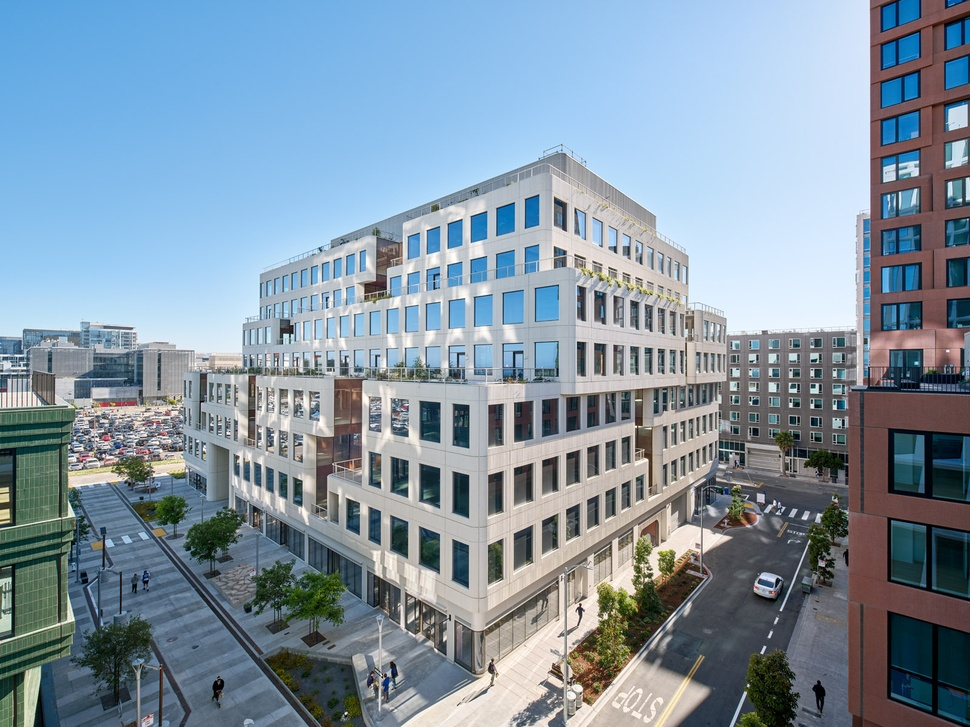
#> input picture test3_1600_1200.jpg, 970 x 727 px, shrunk from 1600 x 1200 before the run, found by its file name
$ jupyter execute --allow-errors Rotate_fft.ipynb
#> lines starting #> are read from the running program, lines starting #| are printed output that depends on the picture
Try the effect of rotating an FFT

2026.04.07

[cell 1]
import numpy as np
from PIL import Image
import matplotlib

import matplotlib.pyplot as plt
from scipy.ndimage import rotate
from scipy.fft import fft2, ifft2, fftshift, ifftshift

[cell 2]
# Read the image and convert to grayscale
img = Image.open('/home/xz127/earth_project/Reconstruction/test3_1600_1200.jpg').convert('L')
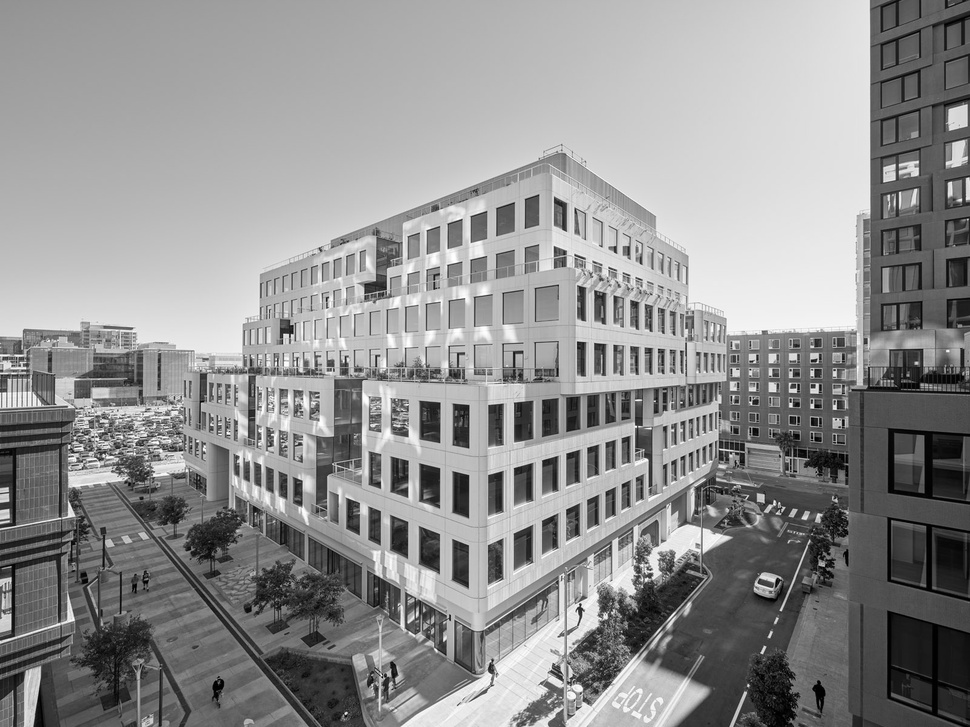
#> img: PIL image 970x727 L; min 0, max 255, mean 144.6
img_array = np.array(img, dtype=np.float64)

# Compute 2D FFT and shift zero-frequency to center
f_img = fftshift(fft2(img_array, axes=(0, 1)), axes=(0, 1))

# Get magnitude and phase
magnitude = np.abs(f_img)
phase = np.angle(f_img)
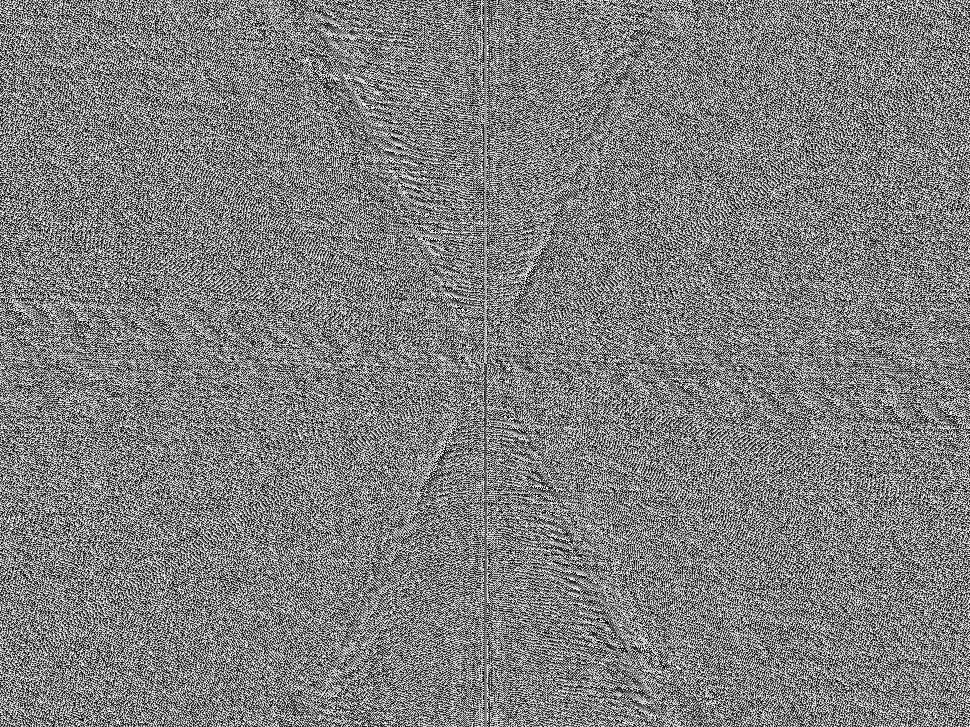
#> phase: shape (727, 970) float64; min -3.14, max 3.14, mean 4.45e-06; drawn with min black and max white

# Rotate both magnitude and phase by 30 degrees
# Use reshape=True so no data is clipped, fill with 0
real_rotated = rotate(f_img.real, angle=30, reshape=False, order=3, mode='constant', cval=0)
imag_rotated = rotate(f_img.imag, angle=30, reshape=False, order=3, mode='constant', cval=0)

# Reconstruct the complex FFT from rotated magnitude and phase
f_rotated = real_rotated + 1j * imag_rotated
img_reconstructed = np.abs(ifft2(ifftshift(f_rotated)))
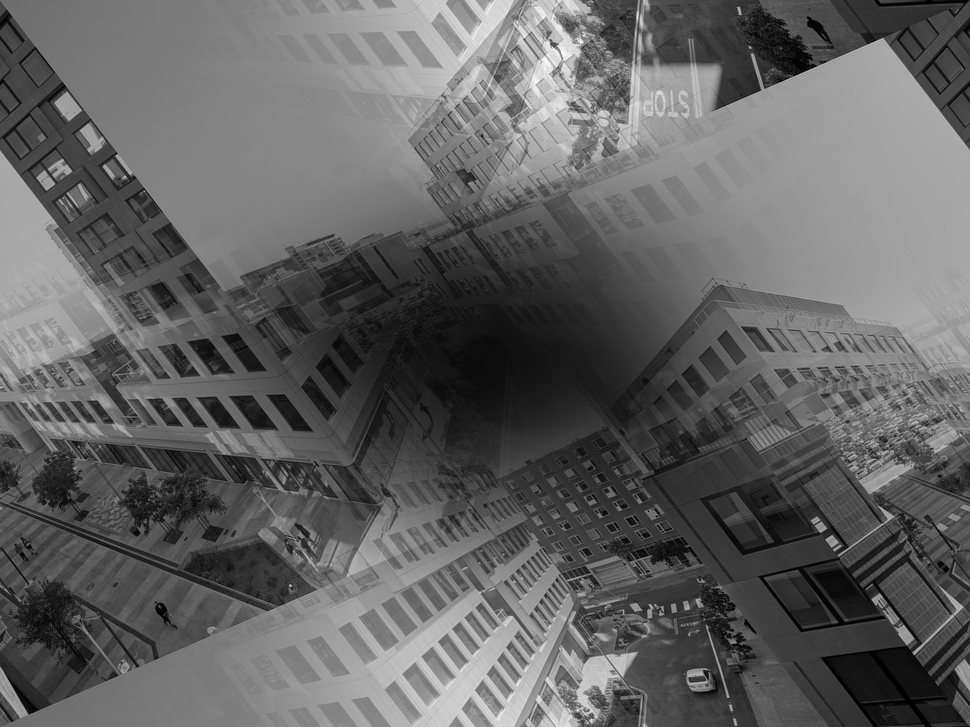
#> img_reconstructed: shape (727, 970) float64; min 0.0824, max 341.4, mean 131.9; drawn with min black and max white

# Clip to valid range
img_reconstructed = np.clip(img_reconstructed, 0, 255).astype(np.uint8)
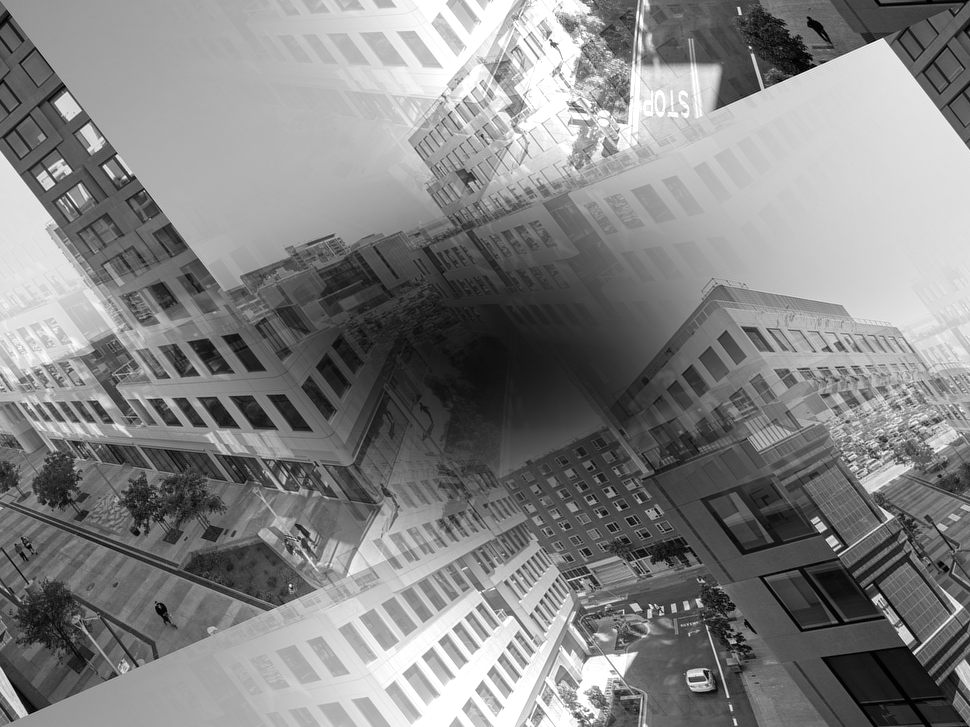
#> img_reconstructed: shape (727, 970); min 0, max 255, mean 131.1

# Plot results
fig, axes = plt.subplots(2, 3, figsize=(18, 12))

# Original image
axes[0, 0].imshow(img_array, cmap='gray')
axes[0, 0].set_title('Original Image', fontsize=14)
axes[0, 0].axis('off')

# Original FFT magnitude (log scale)
axes[0, 1].imshow(np.log1p(magnitude), cmap='gray')
axes[0, 1].set_title('FFT Magnitude (log)', fontsize=14)
axes[0, 1].axis('off')

# Original FFT phase
axes[0, 2].imshow(phase, cmap='gray')
axes[0, 2].set_title('FFT Phase', fontsize=14)
axes[0, 2].axis('off')

# Rotated FFT magnitude (log scale)
#> (the rest of this cell did not finish here and is left out)

$ run again, with test5_2000_1504.jpg copied over test3_1600_1200.jpg
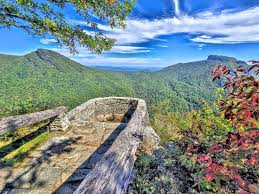
#> input picture test5_2000_1504.jpg, 259 x 194 px, found by its file name
#> `imag_rotated = rotate(f_img.imag, angle=30, reshape=False, order=3, mo..`:
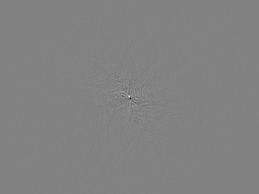
#> imag_rotated: shape (194, 259) float64; min -466545.2, max 444522.1, mean -0.5; drawn with min black and max white
#> `img_reconstructed = np.clip(img_reconstructed, 0, 255).astype(np.uint8)`:
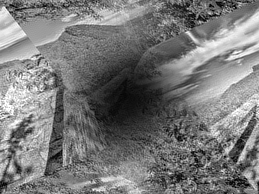
#> img_reconstructed: shape (194, 259); min 0, max 255, mean 120.7

$ run again, with test_882_588.jpg copied over test3_1600_1200.jpg
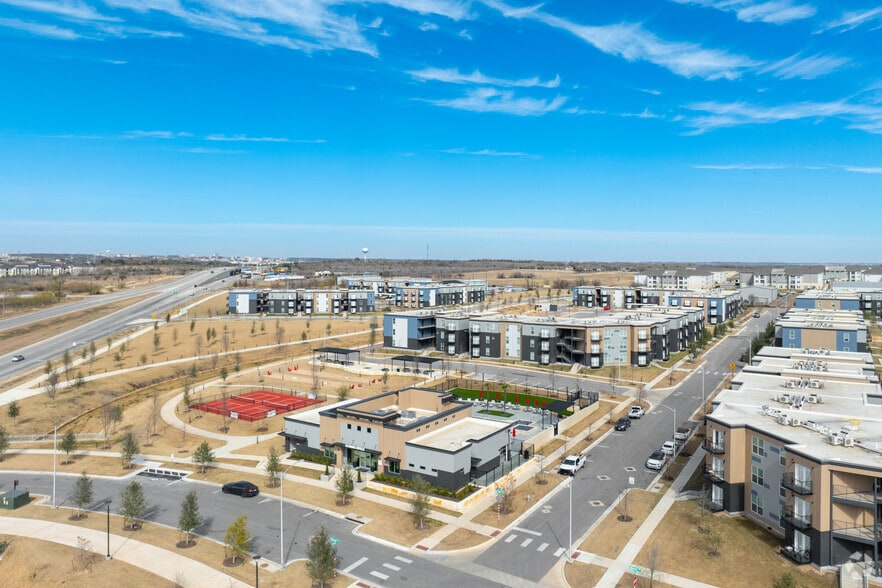
#> input picture test_882_588.jpg, 882 x 588 px, found by its file name
#> `phase = np.angle(f_img)`:
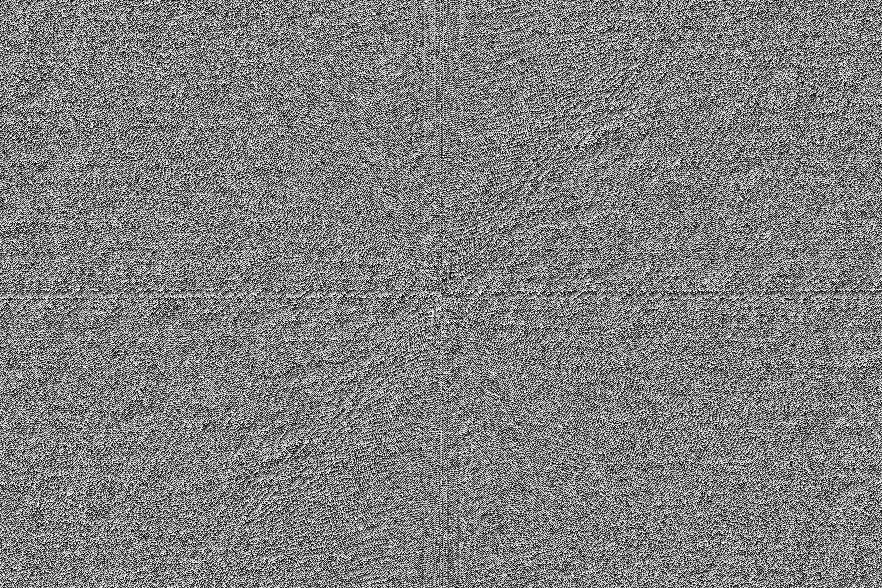
#> phase: shape (588, 882) float64; min -3.14, max 3.14, mean -1.21e-05; drawn with min black and max white
#> `img_reconstructed = np.abs(ifft2(ifftshift(f_rotated)))`:
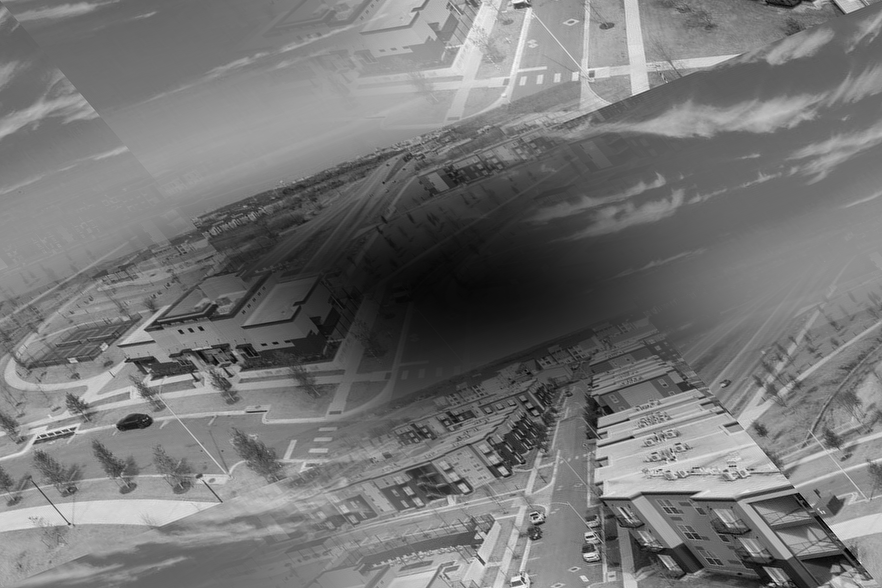
#> img_reconstructed: shape (588, 882) float64; min 0.143, max 276.4, mean 128; drawn with min black and max white
